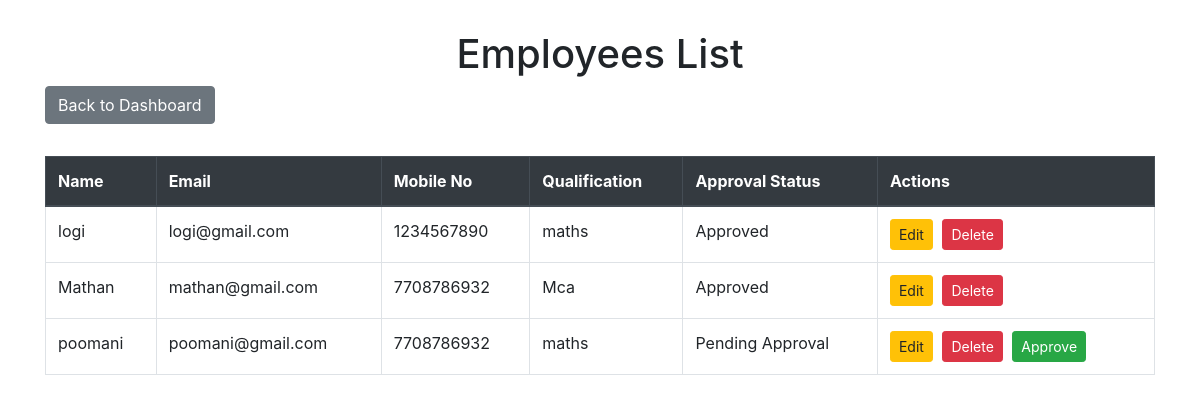
Screenshot of /admin_view.php (signed in) with the database file from the repository.
### tables this page shows
CREATE TABLE `llog` (
  `id` int(11) NOT NULL,
  `name` varchar(255) NOT NULL,
  `email` varchar(255) NOT NULL,
  `mobileno` varchar(15) NOT NULL,
  `qualification` varchar(255) NOT NULL,
  `password` varchar(255) NOT NULL,
  `approved` tinyint(1) DEFAULT 0,
  `created_at` timestamp NOT NULL DEFAULT current_timestamp()
);

### admin_view.php (the view, shortened to what this page needs)
<?php
include 'dbh.php';
$query = "SELECT * FROM llog";
$result = mysqli_query($conn, $query);
?>
<!DOCTYPE html>
<html lang="en">
<head>
    <link rel="stylesheet" href="https://stackpath.bootstrapcdn.com/bootstrap/4.5.2/css/bootstrap.min.css">
</head>
<body>
    <div class="container">
        <h1 class="text-center">Employees List</h1>
        <a href="admin_dashboard.php" class="btn btn-secondary mb-3">Back to Dashboard</a>
        <table class="table table-bordered table-hover mt-3">
            <thead class="thead-dark">
                <tr>
                    <th>Name</th>
                    <th>Email</th>
                    <th>Mobile No</th>
                    <th>Qualification</th>
                    <th>Approval Status</th>
                    <th>Actions</th>
                </tr>
            </thead>
            <tbody>
                <?php if (mysqli_num_rows($result) > 0): ?>
                    <?php while($row = mysqli_fetch_assoc($result)): ?>
                        <tr>
                            <td><?php echo htmlspecialchars($row['name']); ?></td>
                            <td><?php echo htmlspecialchars($row['email']); ?></td>
                            <td><?php echo htmlspecialchars($row['mobileno']); ?></td>
                            <td><?php echo htmlspecialchars($row['qualification']); ?></td>
                            <td>
                                <?php echo $row['approved'] ? 'Approved' : 'Pending Approval'; ?>
                            </td>
                            <td>
                                <a href="admin_update_user.php?id=<?php echo urlencode($row['id']); ?>" class="btn btn-warning btn-sm">Edit</a>
                                <a href="admin_delete_user.php?id=<?php echo urlencode($row['id']); ?>" class="btn btn-danger btn-sm" onclick="return confirm('Are you sure you want to delete this employee?');">Delete</a>
                                <?php if (!$row['approved']): ?>
                                    <form action="approve_user.php" method="POST" style="display:inline-block;">
                                        <button type="submit" class="btn btn-success btn-sm">Approve</button>
                                    </form>
                                <?php endif; ?>
                            </td>
                        </tr>
                    <?php endwhile; ?>
                <?php else: ?>
                    <tr>
                        <td colspan="6" class="text-center">No employees found.</td>
                    </tr>
                <?php endif; ?>
            </tbody>
        </table>
    </div>
</body>
</html>

### admin_view.php (style rules this page uses)
.container { margin-top: 30px; }
.btn { margin-right: 5px; }

### rows the page displays
llog: name "logi", email "logi@gmail.com", mobileno "1234567890", qualification "maths", approved "Approved"
llog: name "Mathan", email "mathan@gmail.com", mobileno "7708786932", qualification "Mca", approved "Approved"
llog: name "poomani", email "poomani@gmail.com", mobileno "7708786932", qualification "maths", approved "Pending Approval"
